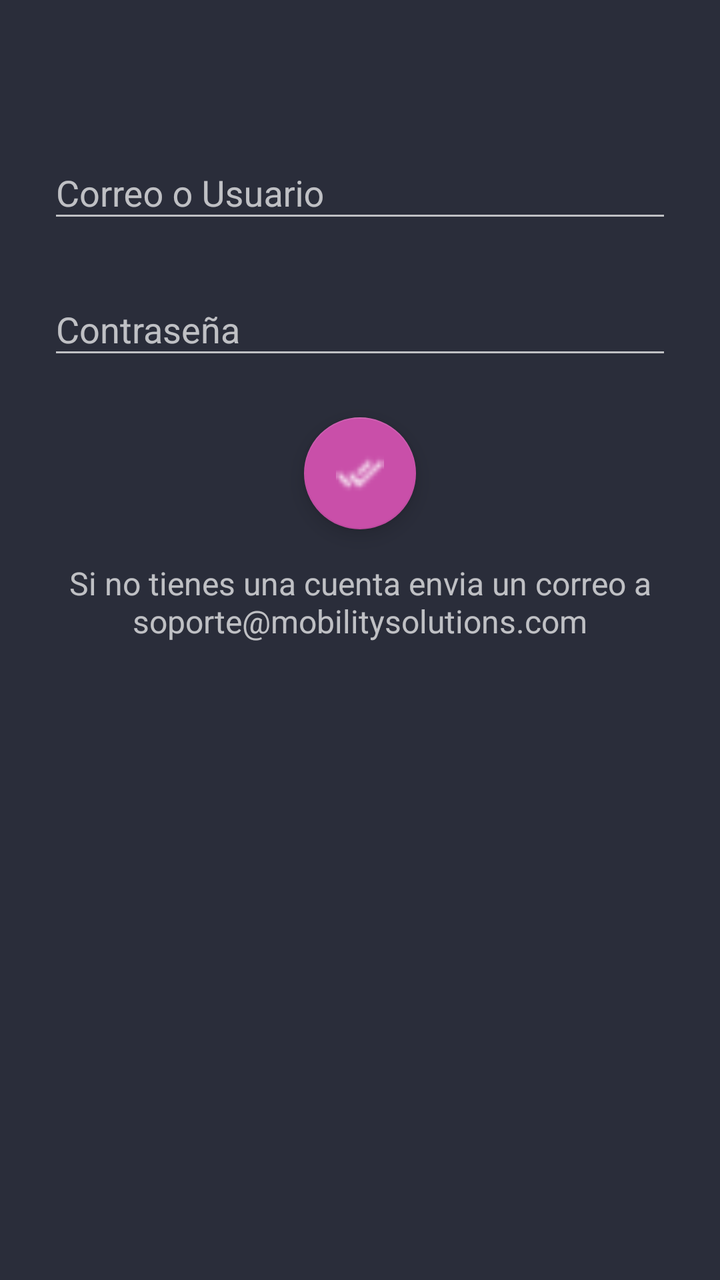
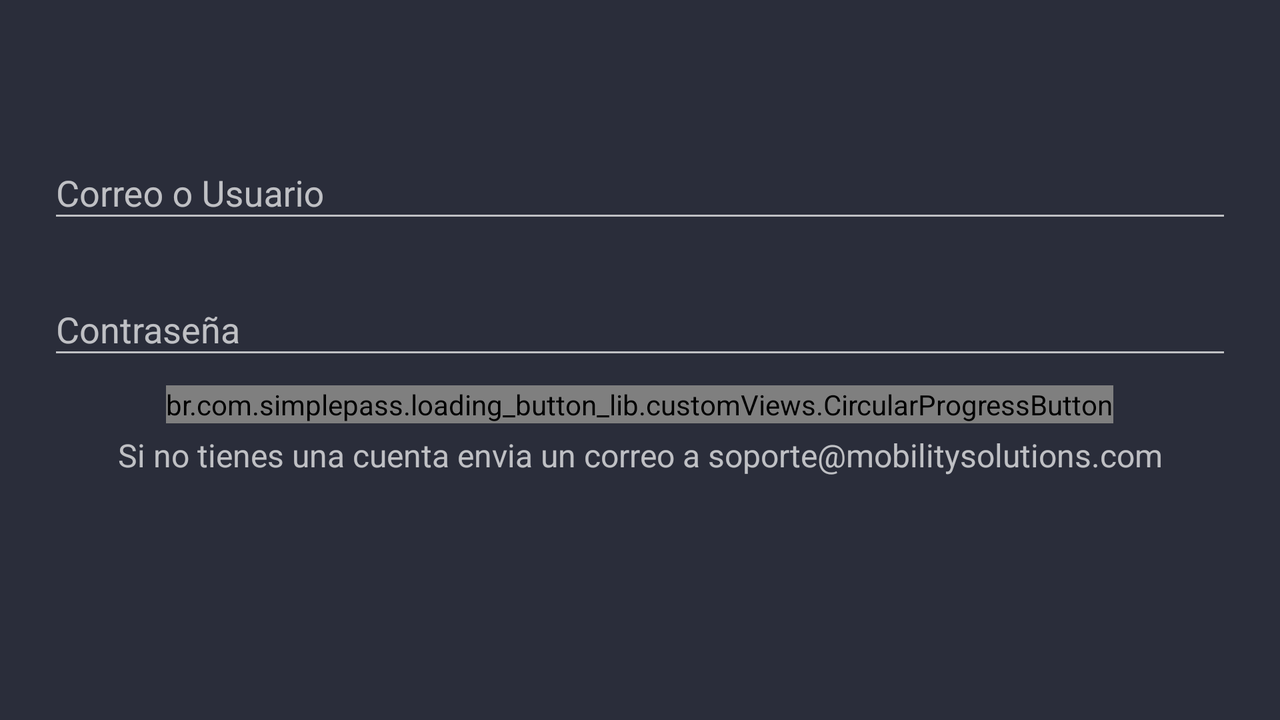

One screen, two layout resources from the same app: the default and the repository's alternative for another configuration. Each is rendered where Android would select it; the XML of both is given below.
<!-- AndroidManifest.xml: application theme AppTheme -->
<!-- res/layout/fragment_login.xml -->
<?xml version="1.0" encoding="utf-8"?>
<android.support.constraint.ConstraintLayout xmlns:android="http://schemas.android.com/apk/res/android"
    xmlns:app="http://schemas.android.com/apk/res-auto"
    xmlns:tools="http://schemas.android.com/tools"
    android:id="@+id/constraintLayout"
    android:layout_width="match_parent"
    android:layout_height="match_parent"
    tools:context=".ui.main.PlaceholderFragment">

    <LinearLayout
        android:orientation="vertical"
        android:layout_width="match_parent"
        android:layout_height="wrap_content"
        android:paddingTop="56dp"
        android:paddingLeft="24dp"
        android:paddingRight="24dp">


        
        <android.support.design.widget.TextInputLayout
            android:layout_width="match_parent"
            android:layout_height="wrap_content"
            android:layout_marginTop="8dp"
            android:layout_marginBottom="8dp">

            <EditText
                android:id="@+id/input_user"
                android:layout_width="match_parent"
                android:layout_height="wrap_content"
                android:hint="@string/input_text_mail"
                android:inputType="textEmailAddress" />
        </android.support.design.widget.TextInputLayout>

        
        <android.support.design.widget.TextInputLayout
            android:layout_width="match_parent"
            android:layout_height="wrap_content"
            android:layout_marginTop="8dp"
            android:layout_marginBottom="8dp">

            <EditText
                android:id="@+id/input_password"
                android:layout_width="match_parent"
                android:layout_height="wrap_content"
                android:hint="@string/input_text_password"
                android:inputType="textPassword" />
        </android.support.design.widget.TextInputLayout>

        <android.support.design.widget.FloatingActionButton
            android:id="@+id/fab"
            android:layout_width="wrap_content"
            android:layout_height="wrap_content"
            android:layout_gravity="bottom|center"
            android:layout_margin="@dimen/fab_margin"
            app:srcCompat="@drawable/ic_done_all"
            android:tint="@color/colorWhite"/>

        <TextView
            android:id="@+id/link_signup"
            android:layout_width="fill_parent"
            android:layout_height="wrap_content"
            android:layout_marginBottom="24dp"
            android:gravity="center"
            android:text="@string/text_new_account"
            android:textSize="16dip" />

    </LinearLayout>

</android.support.constraint.ConstraintLayout>
<!-- resources referenced by this layout -->
<resources>
  <color name="colorWhite">#FFFFFF</color>
  <dimen name="fab_margin">16dp</dimen>
  <!-- drawable ic_done_all: png bitmap (drawable-ldpi, 242 bytes) -->
  <string name="input_text_mail">Correo o Usuario</string>
  <string name="input_text_password">Contraseña</string>
  <string name="text_new_account">Si no tienes una cuenta envia un correo a soporte@mobilitysolutions.com</string>
  <style name="AppTheme" parent="Theme.AppCompat">
          
          <item name="colorPrimary">@color/colorPrimaryDark</item>
          <item name="colorPrimaryDark">@color/colorBlack</item>
          <item name="colorAccent">@color/colorAccent</item>
          <item name="android:windowBackground">@color/colorPrimary</item>
      </style>
  <color name="colorPrimaryDark">#000000</color>
  <color name="colorBlack">#000000</color>
  <color name="colorAccent">#c94fa9</color>
  <color name="colorPrimary">#2a2d3a</color>
</resources>
<!-- res/layout-land/fragment_login.xml (the repository's variant of the layout above) -->
<!-- drawn on the phone turned sideways -->
<?xml version="1.0" encoding="utf-8"?>
<android.support.constraint.ConstraintLayout xmlns:android="http://schemas.android.com/apk/res/android"
    xmlns:app="http://schemas.android.com/apk/res-auto"
    xmlns:tools="http://schemas.android.com/tools"
    android:id="@+id/constraintLayout"
    android:layout_width="match_parent"
    android:orientation="vertical"
    android:layout_height="match_parent"
    tools:context=".ui.main.PlaceholderFragment">

    <LinearLayout
        android:orientation="vertical"
        android:layout_width="match_parent"
        android:layout_height="wrap_content"
        android:paddingTop="56dp"
        android:paddingLeft="24dp"
        android:paddingRight="24dp">


        
        <android.support.design.widget.TextInputLayout
            android:layout_width="match_parent"
            android:layout_height="wrap_content"
            android:layout_marginTop="8dp"
            android:layout_marginBottom="8dp">
            <EditText android:id="@+id/input_user"
                android:layout_width="match_parent"
                android:layout_height="wrap_content"
                android:inputType="textEmailAddress"
                android:hint="@string/input_text_mail" />
        </android.support.design.widget.TextInputLayout>

        
        <android.support.design.widget.TextInputLayout
            android:layout_width="match_parent"
            android:layout_height="wrap_content"
            android:layout_marginTop="8dp"
            android:layout_marginBottom="8dp">
            <EditText android:id="@+id/input_password"
                android:layout_width="match_parent"
                android:layout_height="wrap_content"
                android:inputType="textPassword"
                android:hint="@string/input_text_password"/>
        </android.support.design.widget.TextInputLayout>

        

        <br.com.simplepass.loading_button_lib.customViews.CircularProgressButton
            android:id="@+id/btn_login"
            android:text="iniciar sesión"
            android:layout_gravity="bottom|center"
            android:textColor="@android:color/white"
            android:layout_width="wrap_content"
            android:layout_height="wrap_content"
            android:background="@color/colorAccent"
            app:spinning_bar_color="#FFF"
            app:spinning_bar_padding="6dp"
            app:spinning_bar_width="4dp"/>

        <TextView android:id="@+id/link_signup"
            android:layout_marginTop="5dp"
            android:layout_width="fill_parent"
            android:layout_height="wrap_content"
            android:layout_marginBottom="24dp"
            android:text="@string/text_new_account"
            android:gravity="center"
            android:textSize="16dip"/>

    </LinearLayout>

</android.support.constraint.ConstraintLayout>
<!-- resources referenced by the variant -->
<!-- as the phone turned sideways resolves them -->
<resources>
  <color name="colorAccent">#c94fa9</color>
  <string name="input_text_mail">Correo o Usuario</string>
  <string name="input_text_password">Contraseña</string>
  <string name="text_new_account">Si no tienes una cuenta envia un correo a soporte@mobilitysolutions.com</string>
  <style name="AppTheme" parent="Theme.AppCompat">
          
          <item name="colorPrimary">@color/colorPrimaryDark</item>
          <item name="colorPrimaryDark">@color/colorBlack</item>
          <item name="colorAccent">@color/colorAccent</item>
          <item name="android:windowBackground">@color/colorPrimary</item>
      </style>
  <color name="colorPrimaryDark">#000000</color>
  <color name="colorBlack">#000000</color>
  <color name="colorPrimary">#2a2d3a</color>
</resources>
